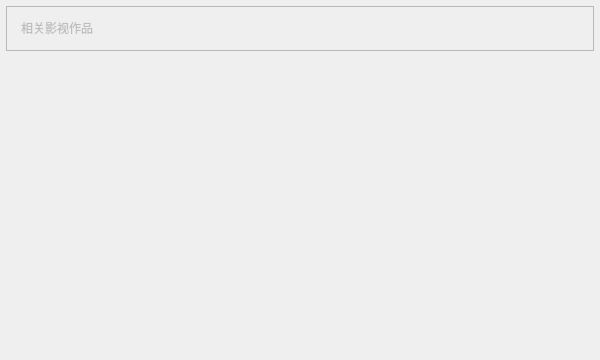
<?xml version="1.0" encoding="UTF-8"?>
<ui version="4.0">
 <class>FAboutForm</class>
 <widget class="QWidget" name="FAboutForm">
  <property name="geometry">
   <rect>
    <x>0</x>
    <y>0</y>
    <width>600</width>
    <height>360</height>
   </rect>
  </property>
  <property name="minimumSize">
   <size>
    <width>600</width>
    <height>360</height>
   </size>
  </property>
  <property name="maximumSize">
   <size>
    <width>16777215</width>
    <height>380</height>
   </size>
  </property>
  <property name="windowTitle">
   <string>Form</string>
  </property>
  <property name="styleSheet">
   <string notr="true"/>
  </property>
  <layout class="QVBoxLayout" name="verticalLayout">
   <property name="spacing">
    <number>0</number>
   </property>
   <property name="leftMargin">
    <number>6</number>
   </property>
   <property name="topMargin">
    <number>6</number>
   </property>
   <property name="rightMargin">
    <number>6</number>
   </property>
   <property name="bottomMargin">
    <number>6</number>
   </property>
   <item>
    <widget class="QFrame" name="frame_title">
     <property name="minimumSize">
      <size>
       <width>0</width>
       <height>45</height>
      </size>
     </property>
     <property name="maximumSize">
      <size>
       <width>16777215</width>
       <height>45</height>
      </size>
     </property>
     <property name="frameShape">
      <enum>QFrame::StyledPanel</enum>
     </property>
     <property name="frameShadow">
      <enum>QFrame::Raised</enum>
     </property>
     <layout class="QHBoxLayout" name="horizontalLayout">
      <property name="leftMargin">
       <number>0</number>
      </property>
      <property name="topMargin">
       <number>0</number>
      </property>
      <property name="rightMargin">
       <number>0</number>
      </property>
      <property name="bottomMargin">
       <number>0</number>
      </property>
      <item>
       <widget class="QPushButton" name="pushButton_title">
        <property name="minimumSize">
         <size>
          <width>100</width>
          <height>40</height>
         </size>
        </property>
        <property name="maximumSize">
         <size>
          <width>16777215</width>
          <height>40</height>
         </size>
        </property>
        <property name="styleSheet">
         <string notr="true">QPushButton
{
border: none;
color: rgb(190, 190, 190);
font: 400 16px &quot;微软雅黑&quot;;
}

</string>
        </property>
        <property name="text">
         <string>相关影视作品</string>
        </property>
       </widget>
      </item>
      <item>
       <spacer name="horizontalSpacer">
        <property name="orientation">
         <enum>Qt::Horizontal</enum>
        </property>
        <property name="sizeHint" stdset="0">
         <size>
          <width>837</width>
          <height>20</height>
         </size>
        </property>
       </spacer>
      </item>
     </layout>
    </widget>
   </item>
   <item>
    <widget class="CusListWidget" name="listWidget_fvitems">
     <property name="minimumSize">
      <size>
       <width>0</width>
       <height>320</height>
      </size>
     </property>
     <property name="maximumSize">
      <size>
       <width>16777215</width>
       <height>320</height>
      </size>
     </property>
     <property name="styleSheet">
      <string notr="true">QListWidget
{
outline: none;
border: none;
background-color: transparent;
}

QListWidget::item
{
margin:1px;
color: transparent;
}

QListWidget::item:selected
{
background-color: transparent;
}

QListWidget::item:hover
{
background-color: transparent;
}</string>
     </property>
    </widget>
   </item>
  </layout>
 </widget>
 <customwidgets>
  <customwidget>
   <class>CusListWidget</class>
   <extends>QListWidget</extends>
   <header>mainwidget/CusListWidget.h</header>
  </customwidget>
 </customwidgets>
 <resources/>
 <connections/>
</ui>
